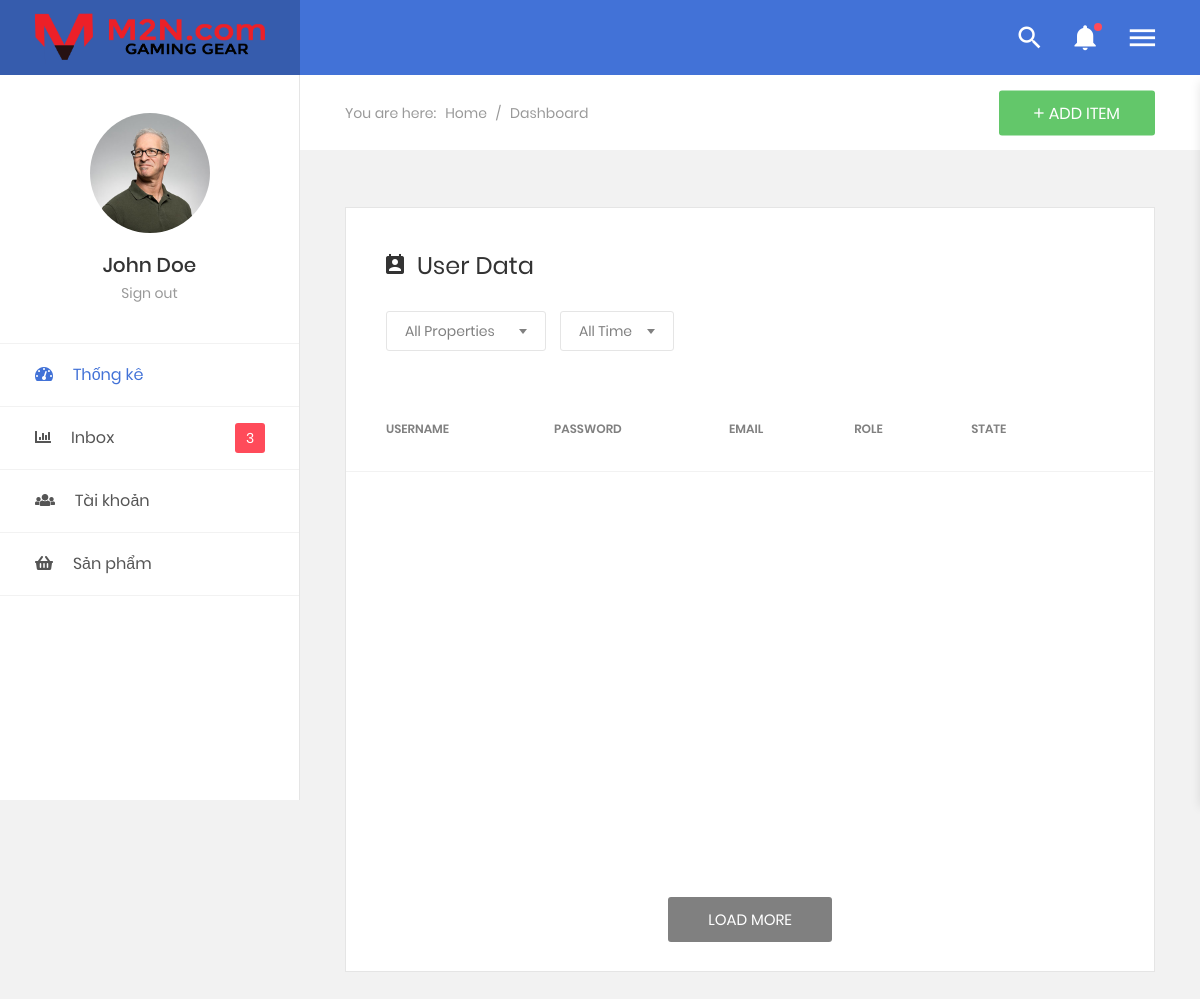
Page /dashboard/userTable.php on the earlier database version.
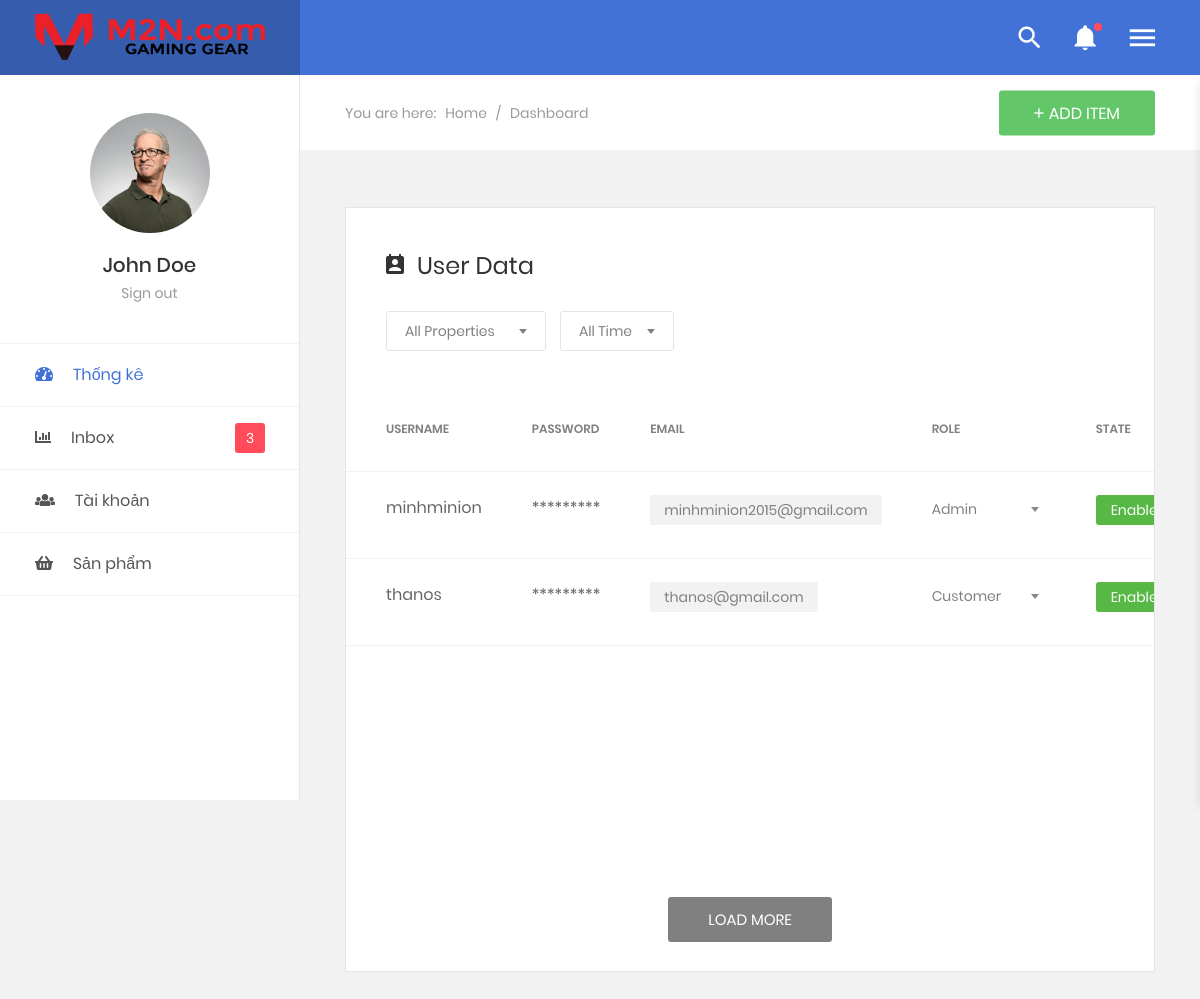
Same page on the later database version.
### tables this page shows
CREATE TABLE `user` (
  `userID` varchar(10) NOT NULL,
  `userName` varchar(10) NOT NULL,
  `userPass` varchar(100) NOT NULL,
  `userAuthentication` varchar(10) NOT NULL,
  `state` tinyint(1) NOT NULL
);

CREATE TABLE `customer` (
  `userID` varchar(10) NOT NULL,
  `firstName` varchar(50) NOT NULL,
  `lastName` varchar(50) NOT NULL,
  `email` varchar(200) NOT NULL
);

### XuLy/conSQL.php (called while the page is built, shortened)
<?php
    class conSQL
    {
        public static function executeQuery($sql)
        {
            include ('dbConfig.inc');
            if (!($connection = mysqli_connect($hostName, $username, $password,$databaseName)))
                die ("couldn't connect to localhost");
            if (!($result = mysqli_query($connection,$sql)))
                showError();
            return $result;
        }
    }
?>

### dashboard/userTable.php (the view, shortened to what this page needs)
<!DOCTYPE html>
<html lang="en">
<head>
    <?php include("./model/head_css.php") ?>
</head>
<body class="animsition">
    <div class="page-wrapper">
        <?php include("./model/menuBar.php") ?>
        <div class="page-container2">
            <?php include("./model/header.php") ?>
            <section class="au-breadcrumb m-t-75">
                <div class="section__content section__content--p30">
                    <div class="container-fluid">
                        <div class="row">
                            <div class="col-md-12">
                                <div class="au-breadcrumb-content">
                                    <div class="au-breadcrumb-left">
                                        <span class="au-breadcrumb-span">You are here:</span>
                                        <ul class="list-unstyled list-inline au-breadcrumb__list">
                                            <li class="list-inline-item active">
                                                <a href="#">Home</a>
                                            </li>
                                            <li class="list-inline-item seprate">
                                                <span>/</span>
                                            </li>
                                            <li class="list-inline-item">Dashboard</li>
                                        </ul>
                                    </div>
                                    <button class="au-btn au-btn-icon au-btn--green">
                                        <i class="zmdi zmdi-plus"></i>add item</button>
                                </div>
                            </div>
                        </div>
                    </div>
                </div>
            </section>
        <section class="statistic">
                <div class="section__content section__content--p30">
                    <div class="container-fluid">
                        <div class="row">
                            <div class="col-lg-12">
                                <div class="user-data m-b-30">
                                    <h3 class="title-3 m-b-30">
                                        <i class="zmdi zmdi-account-calendar"></i>user data</h3>
                                    <div class="filters m-b-45">
                                        <div class="rs-select2--dark rs-select2--md m-r-10 rs-select2--border">
                                        </div>
                                        <div class="rs-select2--dark rs-select2--sm rs-select2--border">
                                        </div>
                                    </div>
                                    <div class="table-responsive table-data">
                                        <table class="table">
                                            <thead>
                                                <tr>
                                                    <td>username</td>
                                                    <td>password</td>
                                                    <td>email</td>
                                                    <td>role</td>
                                                    <td>state</td>
                                                    <td></td>
                                                </tr>
                                            </thead>
                                            <tbody>
                                                <?php
                                                    require("./../XuLy/conSQL.php");
                                                    $sql = "SELECT * FROM user,customer WHERE user.userID = customer.userID";
                                                    $result = conSQL :: executeQuery($sql);
                                                    $output = "";
                                                    while($row = mysqli_fetch_array($result))
                                                    {
                                                        $output .=' <tr id="'.$row['userID'].'-row">
                                                                        <td>
                                                                            '.$row['userName'].'
                                                                        </td>
                                                                        <td>
                                                                            *********
                                                                        </td>
                                                                        <td>
                                                                            <span class="block-email">'.$row['email'].'</span>
                                                                        </td>
                                                                        <td>
                                                                            '.authentication($row['userAuthentication']).'
                                                                        </td>
                                                                        <td id="'.$row['userID'].'-state">
                                                                            '.state($row["state"]).'
                                                                        </td>
                                                                                <button class="item pass-reset" data-toggle="tooltip" data-placement="top" title=""  userid='.$row['userID'].' data-original-title="Reset pass">
                                                                                </button>
                                                                                <span id="'.$row['userID'].'-state-btn">
                                                                                        '.stateBtn($row['userID'],$row['state']).'
                                                                                </span>
                                                                    </tr>';
                                                    }
                                                    echo $output;
                                                    function state($state)
                                                    {
                                                        $rs ='<span class="role admin">disable</span>';
                                                        if($state == 1 )
                                                        {
                                                            $rs ='<span class="role member">enable</span>';
                                                        }
                                                        return $rs;
                                                    }
                                                    function authentication($authen)
                                                    {
                                                        $option = array("Admin","Sale","Customer");
                                                        $rs = '  <div class="rs-select2--trans rs-select2--sm" value="2">
                                                                    <select class="js-select2" name="property">';
                                                        foreach($option as $key => $s)
                                                        {
                                                            if($key == $authen)
                                                            {
                                                                $rs.='<option value="'.$key.'" selected>'.$s.'</option>';
                                                            }
                                                            else{
                                                                $rs.='<option value="'.$key.'">'.$s.'</option>';
                                                            }
                                                        }
                                                        $rs.=       '</select>
                                                                    <div class="dropDownSelect2"></div>
                                                                </div>';
                                                        return $rs;
                                                    }
                                                    function stateBtn($userId,$state)
                                                    {
                                                        $rs='
                                                            <button class="item block-user" data-toggle="tooltip" data-placement="top" title="" userid='.$userId.' state=1 data-original-title="Bỏ chặn">
                                                                <i class="zmdi zmdi-check"></i>
                                                            </button>';
                                                        if($state == 1)
                                                        {
                                                            $rs='
                                                            <button class="item block-user" data-toggle="tooltip" data-placement="top" title="" userid='.$userId.' state=0 data-original-title="Chặn">
                                                                <i class="zmdi zmdi-block"></i>
                                                            </button>';
                                                        }
                                                        return $rs;
                                                    }
                                                ?>
                                            </tbody>
                                        </table>
                                    </div>
                                    <div class="user-data__footer">
                                        <button class="au-btn au-btn-load">load more</button>
                                    </div>
                                </div>
                            </div>
                        </div>
                    </div>
                </div>
            </div>
    </div>
</body>
</html>

### dashboard/model/head_css.php (shortened to what this page needs)
<link href="css/font-face.css" rel="stylesheet" media="all">
<link href="vendor/font-awesome-4.7/css/font-awesome.min.css" rel="stylesheet" media="all">
<link href="vendor/font-awesome-5/css/fontawesome-all.min.css" rel="stylesheet" media="all">
<link href="vendor/mdi-font/css/material-design-iconic-font.min.css" rel="stylesheet" media="all">
<link href="vendor/bootstrap-4.1/bootstrap.min.css" rel="stylesheet" media="all">
<link href="vendor/animsition/animsition.min.css" rel="stylesheet" media="all">
<link href="vendor/bootstrap-progressbar/bootstrap-progressbar-3.3.4.min.css" rel="stylesheet" media="all">
<link href="vendor/wow/animate.css" rel="stylesheet" media="all">
<link href="vendor/css-hamburgers/hamburgers.min.css" rel="stylesheet" media="all">
<link href="vendor/slick/slick.css" rel="stylesheet" media="all">
<link href="vendor/select2/select2.min.css" rel="stylesheet" media="all">
<link href="vendor/perfect-scrollbar/perfect-scrollbar.css" rel="stylesheet" media="all">
<link href="vendor/vector-map/jqvmap.min.css" rel="stylesheet" media="all">
<link href="css/theme.css" rel="stylesheet" media="all">

### dashboard/model/menuBar.php
<aside class="menu-sidebar2">
    <div class="logo">
        <a href="../index.php">
            <img src="../img/logoG.png" alt="Cool Admin" />
        </a>
    </div>
    <div class="menu-sidebar2__content js-scrollbar1">
        <div class="account2">
            <div class="image img-cir img-120">
                <img src="images/icon/avatar-big-01.jpg" alt="John Doe" />
            </div>
            <h4 class="name">john doe</h4>
            <a href="#">Sign out</a>
        </div>
        <nav class="navbar-sidebar2">
            <ul class="list-unstyled navbar__list">
                <li class="active">
                    <a href="admin.php">
                        <i class="fas fa-tachometer-alt"></i>Thống kê
                    </a>
                </li>
                <li>
                    <a href="inbox.html">
                        <i class="fas fa-chart-bar"></i>Inbox</a>
                    <span class="inbox-num">3</span>
                </li>
                <li>
                    <a href="userTable.php">
                        <i class="fas fa-users"></i>Tài khoản
                    </a>
                </li>
                <li>
                    <a href="userTable.php">
                        <i class="fas fa-shopping-basket"></i>Sản phẩm
                    </a>
                </li>
            </ul>
        </nav>
    </div>
</aside>

### dashboard/model/header.php (shortened to what this page needs)
<header class="header-desktop2">
    <div class="section__content section__content--p30">
        <div class="container-fluid">
            <div class="header-wrap2">
                <div class="header-button2">
                    <div class="header-button-item js-item-menu">
                        <i class="zmdi zmdi-search"></i>
                    </div>
                    <div class="header-button-item has-noti js-item-menu">
                        <i class="zmdi zmdi-notifications"></i>
                    </div>
                    <div class="header-button-item mr-0 js-sidebar-btn">
                        <i class="zmdi zmdi-menu"></i>
                    </div>
                </div>
            </div>
        </div>
    </div>
</header>

Differences in the rows shown:
added user: userName "minhminion", userID.email "minhminion2015@gmail.com", state "Enable"
added user: userName "thanos", userID.email "thanos@gmail.com", state "Enable"
